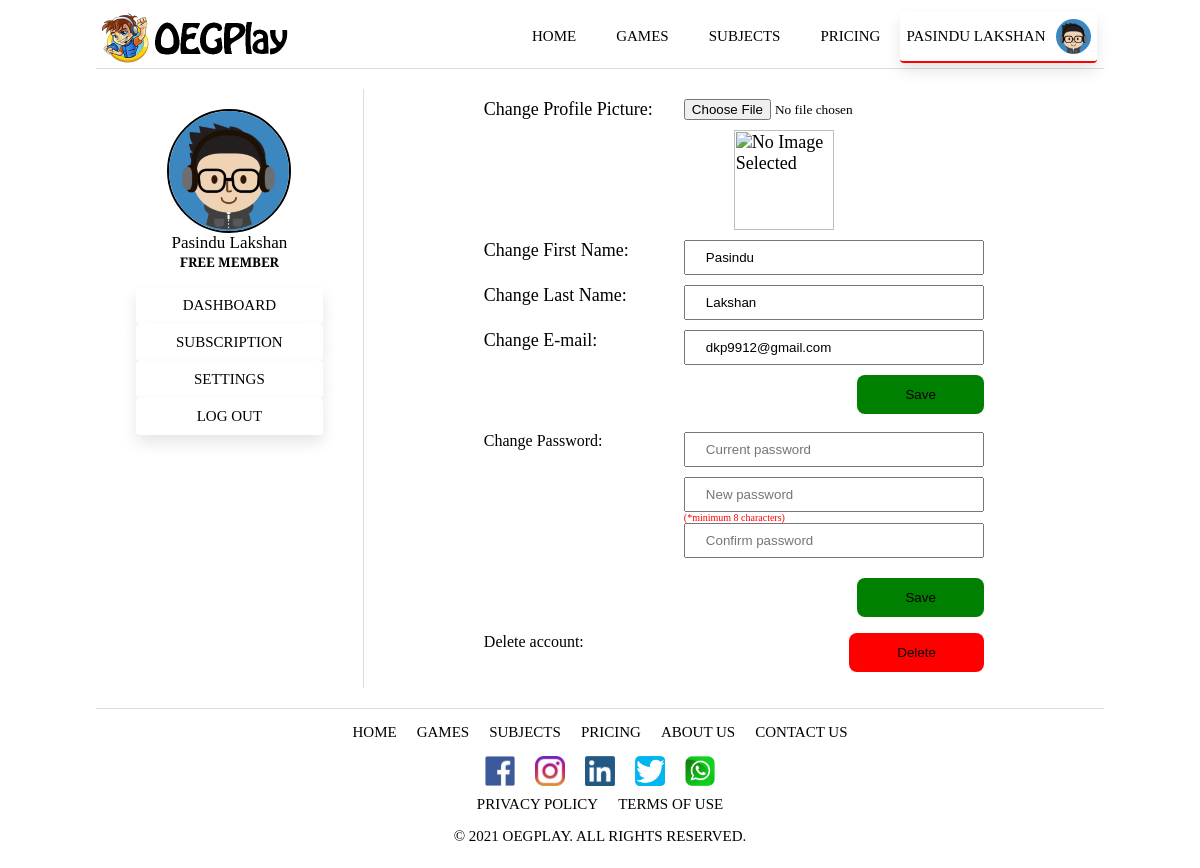
The page /userSettings.php (signed in) on the database its author committed.
### tables this page shows
CREATE TABLE `member` (
  `memberID` int(11) NOT NULL AUTO_INCREMENT,
  `username` varchar(128) NOT NULL,
  `firstName` char(128) NOT NULL,
  `lastName` char(128) NOT NULL,
  `m_password` varchar(256) NOT NULL,
  `m_rank` char(20) NOT NULL DEFAULT 'No Rank',
  `TID` int(11) NOT NULL,
  `profile_pic` varchar(256) DEFAULT NULL,
  PRIMARY KEY (`memberID`),
  KEY `FK_Member` (`TID`),
  CONSTRAINT `FK_Member` FOREIGN KEY (`TID`) REFERENCES `type` (`TID`)
);

CREATE TABLE `member_email` (
  `memberID` int(11) NOT NULL,
  `email` varchar(128) NOT NULL,
  `emailType` varchar(32) NOT NULL,
  PRIMARY KEY (`memberID`,`email`),
  CONSTRAINT `FK_MemberEmail` FOREIGN KEY (`memberID`) REFERENCES `member` (`memberID`) ON DELETE CASCADE
);

### userSettings.php (the view, shortened to what this page needs)
    <link rel="stylesheet" href="css/userSettings.css" />
    <?php
        include 'header.php';
        require_once 'includes/database.inc.php';
        $mid = $_SESSION['memberID'];
        $result = mysqli_query($conn, "SELECT firstName, lastName FROM member WHERE memberID = $mid;");
        $memberDetails = mysqli_fetch_array($result);
        $fName = $memberDetails[0];
        $lName = $memberDetails[1];
        $result = mysqli_query($conn, "SELECT email FROM member_email WHERE memberID = $mid;");
        $memberEmail = mysqli_fetch_array($result);
        $email = $memberEmail[0];
    ?>
<div class="st-container">
    <?php include "user-sidebar.php"; ?>
   <div class="setting-form">
   <form class="form-details" method="post" action="includes/edituserprofile.inc.php" enctype="multipart/form-data">
      <div class="form-item">
      <label for="propic">Change Profile Picture:    </label>
      <input type ="file" id="propic" name="propic" onchange="previewImage(event)"/>
      </div>
      <div class="selected-image">
        <img id="prevIMG" alt="No Image Selected"/>
      </div>
      <?php
        echo '<div class="form-item">';
        echo '<label for="name">Change First Name:     </label>
            <input type="text" class="fields" id="fname" name="fname" value = "'.$fName.'" required />';
        echo '</div>';
        echo '<div class="form-item">';
        echo '<label for="name">Change Last Name:     </label>
            <input type="text" class="fields" id="lname" name="lname" value = "'.$lName.'" required/>';
        echo '</div>';
        echo '<div class="form-item">';
        echo '<label for="email">Change E-mail:    </label>
            <input type="email" class="fields" id="email" name="email" placeholder="abcTest@gmail.com" value = "'.$email.'"required/>';
        echo '</div>';
      ?>
      <div class="us-buttons">
        <button type="submit" name="submit" class="save-button" onclick="return confirm('Are you sure?')">Save</button>
      </div>
    </form>
    <form class="pass-form" method="post" action="includes/changeuserpassword.inc.php">
      <div class="form-item">
        <label for="change-pass">Change Password:    </label>
        <div id =change-pass>
            <input required type="password" maxlength="50" id="pwd" name="pwd" placeholder="Current password"/>
            <input required type="password" maxlength="50" id="pwd1" name="pwd1" placeholder="New password"/>
            <p><font size="1" color="red">(*minimum 8 characters)</font></p>
            <input required type="password" maxlength="50" id="pwd1" name="pwd2" placeholder="Confirm password"/>
        </div>
      </div>
      <div class="us-buttons">
        <button type="submit" name="changepass" class="save-button" onclick="return confirm('Are you sure?')">Save</button>
      </div>
   </form>
   <form action="includes/deleteuser.inc.php" method="post">
      <div class="form-item">
        <label for="delete">Delete account:   </label>
        <button type="submit" name="delete" id = "delete" class="delete-button" onclick="return confirm('Are you sure? This cannot be undone!')">Delete</button>
      </div>
   </form>
</div>
</div>
<?php include "footer.php"; ?>

### css/userSettings.css (style rules this page uses)
.st-container { display: flex; }
.setting-form { margin-left: auto; margin-right: auto; margin-top: 20px; margin-bottom: 20px; }
.form-details { font-size: 18px; width: 500px; }
.save-button { margin-left: 250px; padding: 12px 48px; display: inline-block; text-align: center; color: black; cursor: pointer; border: none; border-radius: 8px; background-color: green; }
.delete-button { margin-left: 132px; padding: 12px 48px; display: inline-block; text-align: center; background-color: red; color: black; border: none; border-radius: 8px; cursor: pointer; }
.fields { width: 300px; padding: 8px 20px; margin: 0px 0; display: inline-block; box-sizing: border-box; }
.form-item { margin: 10px 0; display: flex; align-items: top; justify-content: space-between; font-family: "Bree Serif", serif; }
.form-item input[type="file"] { width: 300px; cursor: pointer; font-family: "Bree Serif", serif; }
#change-pass { display: flex; flex-direction: column; }
#change-pass input { margin-bottom: 10px; width: 300px; padding: 8px 20px; }
#change-pass p { margin-top: -10px; margin-bottom: 0px; }
.us-buttons { display: flex; justify-content: end; }
.pass-form { width: 500px; }
#prevIMG { width: 100px; height: 100px; }
.selected-image { margin-left: 250px; }

### css/header.css (style rules this page uses)
html { max-width: 1024px; margin: auto; }

### rows shown on the page
member: fname "Pasindu", lname "Lakshan"
member_email: email "dkp9912@gmail.com"

### other values the page prints
$_SESSION["firstName"] "PASINDU"
$_SESSION["lastName"] "LAKSHAN"
$_SESSION["firstName"] "Pasindu"
$_SESSION["lastName"] "Lakshan"
